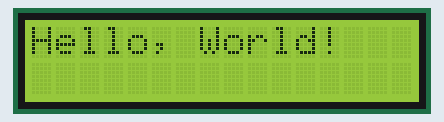
Bench run of a sketch on a simulated Arduino Uno, built with avr-gcc and run on an emulated ATmega328P. Parts: 16×2 character LCD.

Above: at 0.1 s.
At 1.1 s:
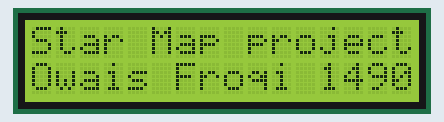

The sketch:

lcd.ino
```cpp
#include <LiquidCrystal.h>

// Create an LCD object
LiquidCrystal lcd(8, 9, 10, 11, 12, 13);

void setup() {
  // Set up the LCD columns and rows
  lcd.begin(16, 2);

  // Print "Hello, World!" on the LCD
  lcd.print("Hello, World!");
}

void loop() {
  // Nothing to do here

  delay(1000);
    lcd.clear();
   lcd.print("Star Map project");
   lcd.setCursor(0,1);
   lcd.print("Owais Froqi 1490");

}
```
